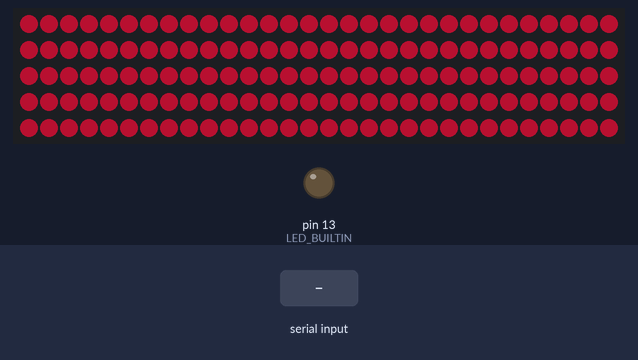
The sketch below on a simulated Arduino Uno, built with avr-gcc and run on an emulated ATmega328P. Shown: 150 RGB LEDs in strip order, left to right, continuing on the next row, output pins drawn as LEDs (lit = HIGH). The test bench sets the inputs (shaded band). Dim RGB values are drawn brighter than linear.

Above: at 1.2 s.
1.3 s: "p\n" received over Serial
3.7 s: byte 98 ('b') received over Serial
At 4.2 s:
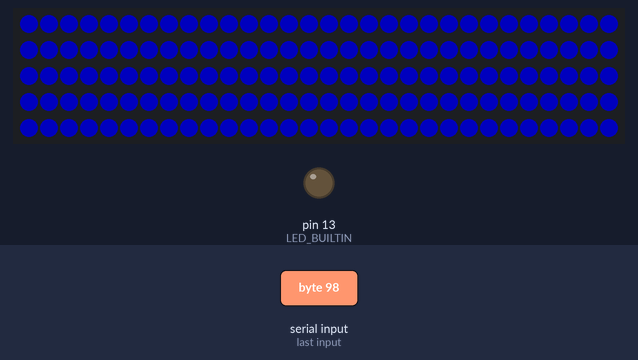
5.2 s: byte 103 ('g') received over Serial
At 5.5 s:
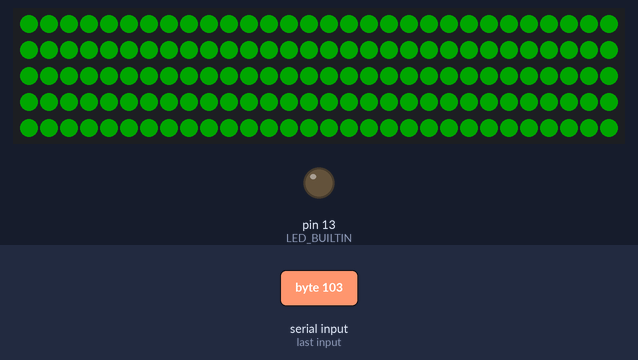
6.7 s: byte 119 ('w') received over Serial
At 7.8 s:
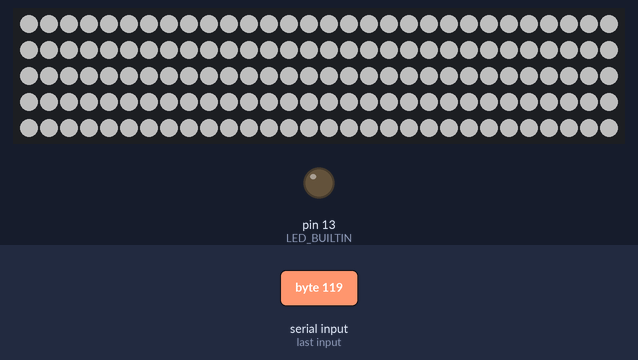
8.2 s: "r\n" received over Serial
At 8.9 s:
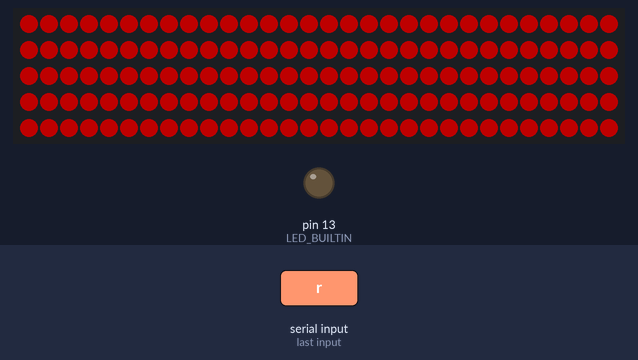
9.7 s: "b\n" received over Serial
At 10.2 s:
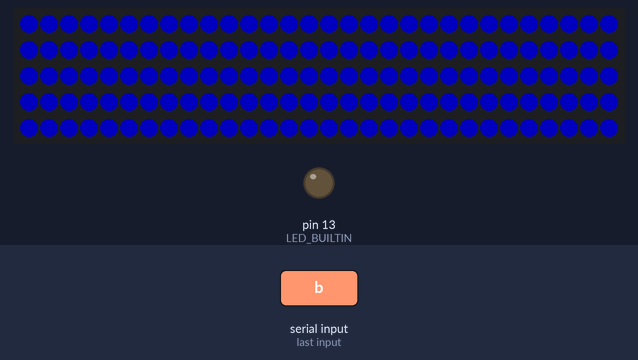
Timing chart, 0 to 12.2 s (numbered marks = the images above; inputs shaded):
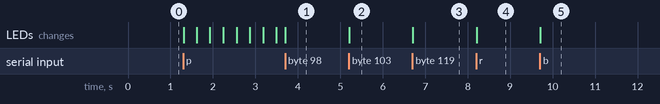

The sketch:

LEDColorsForRobot.ino
```cpp
#include "FastLED.h"

#define NUM_LEDS 150
//#define DATA_PIN 11
#define POWER_UP (-1)

CRGB leds[NUM_LEDS];
int command;
int prevCommand;
int foreground = 0;

void setup() {
  pinMode(LED_BUILTIN, OUTPUT);
  FastLED.addLeds<NEOPIXEL, 11>(leds, NUM_LEDS);
  FastLED.clear();
  FastLED.setBrightness(80);
  Serial.begin(9600);
  command = prevCommand = POWER_UP;
}

void loop() {
  //blink(2);
  if (Serial.available() > 0) {
    command = Serial.read();
    if (command == '\r' || command == '\n' || command == ' ')
      command = prevCommand;
  }
  if (command != prevCommand) {
    prevCommand = command;
  }
  dispatchCommand(command);
}

void dispatchCommand(int command){
  uint32_t color;
  switch(command){
    case POWER_UP:
    case 'a':
      solid_color(CRGB::Crimson);
      break;
    case 'b':
      solid_color(CRGB::Blue);
      break;
    case 'g':
      solid_color(CRGB::Green);
      break;
    case 'p':
      missing_dot_chase(CRGB::Red, 25);
      break;
    case 'r':
      solid_color(CRGB::Red);
      break;
    case 'w':
      solid_color(CRGB::White);
      break;
    default:
      solid_color(CRGB::Orange);
  }
  return;
}

void blink(int count)
{
  for (int i=0; i<count; i++) {
    digitalWrite(LED_BUILTIN, HIGH);   // turn the LED on (HIGH is the voltage level)
    delay(250);
    digitalWrite(LED_BUILTIN, LOW);    // turn the LED off by making the voltage LOW
    delay(250);
  }
  delay(750);
}

void solid_color(uint32_t color)
{
  for(int i = 0; i < NUM_LEDS; i++) {
    leds[i] = color;
  }
  // Show the leds (only one of which is set to white, from above)
  FastLED.show();
}

void color_chase(uint32_t color, uint8_t wait)
{
  FastLED.clear();
  FastLED.setBrightness(100);
  // Move a single led
  for(int led_number = 0; led_number < NUM_LEDS; led_number++)
  {
    // Turn our current led ON, then show the leds
    leds[led_number] = color;

    // Show the leds (only one of which is set to white, from above)
    FastLED.show();

    // Wait a little bit
    delay(50);

    // Turn our current led back to black for the next loop around
    leds[led_number] = CRGB::Black;
  }
}

void althernate_colors(uint32_t fgcolor, uint32_t bgcolor) {
  for(int led_number = 0; led_number < NUM_LEDS; led_number++)
  {
    if (led_number % 3 == foreground)
      leds[led_number] = fgcolor;
    else
      leds[led_number] = bgcolor;
  }
  FastLED.show();
  foreground = (foreground+1) % 3;
}

void missing_dot_chase(uint32_t color, uint8_t wait){
  int led_number;
  int led_brightness = 80;
  static int white_led_number = 0;
    FastLED.setBrightness(led_brightness);
    for(led_number = 0; led_number < NUM_LEDS; led_number++)
      leds[led_number] = color;
    leds[white_led_number] = CRGB::Snow;
    if(white_led_number > 0) {
      leds[white_led_number-1] = color;
    }
    if(white_led_number < (NUM_LEDS - 1)){
      white_led_number++;
    }
    else {
      white_led_number = 0;
    }
    FastLED.show();
    delay(20);
}
```

Measured:
- after the input at 3.7 s, the LEDs: change at once (image 1)
- after the input at 5.2 s, the LEDs: change at once (image 2)
- after the input at 6.7 s, the LEDs: change at once (image 3)
- after the input at 8.2 s, the LEDs: change at once (image 4)
- after the input at 9.7 s, the LEDs: change at once (image 5)
